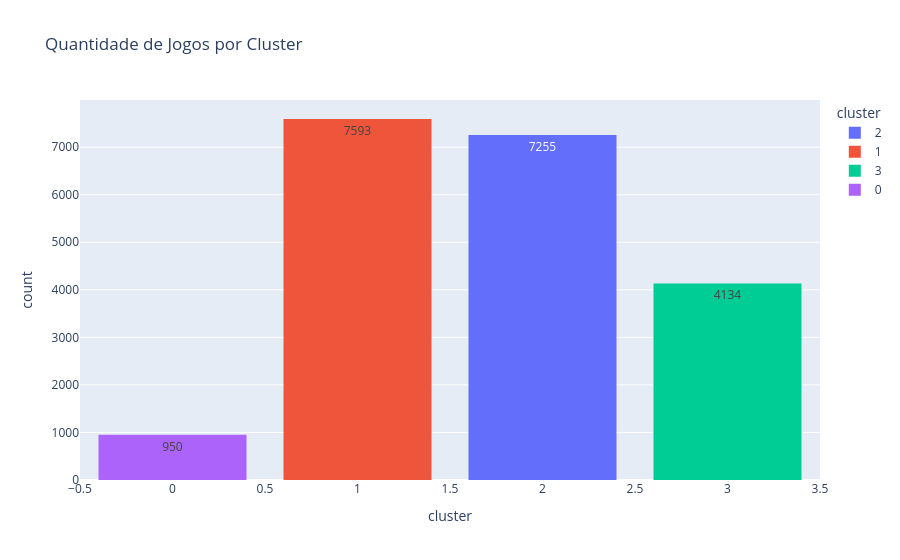

The cell this chart's notebook holds for it:
### Code cell
fig = px.histogram(X_predicted, x='cluster', color='cluster', text_auto=True, title="Quantidade de Jogos por Cluster")
fig.update_layout(bargap=0.2)

### Figure 1 — Plotly figure (JSON) as saved in the notebook; plotly's stock layout.template omitted (floating-point values rounded to 4 significant figures; data arrays with more than 128 entries replaced by an {"elided": "..."} marker saying what was removed)
{"data": [{"bingroup": "x", "hovertemplate": "cluster=%{x}<br>count=%{y}<extra></extra>", "legendgroup": "2", "marker": {"color": "#636efa", "pattern": {"shape": ""}}, "name": "2", "orientation": "v", "showlegend": true, "texttemplate": "%{value}", "type": "histogram", "x": {"elided": "7255 int values"}, "xaxis": "x", "yaxis": "y"}, {"bingroup": "x", "hovertemplate": "cluster=%{x}<br>count=%{y}<extra></extra>", "legendgroup": "1", "marker": {"color": "#EF553B", "pattern": {"shape": ""}}, "name": "1", "orientation": "v", "showlegend": true, "texttemplate": "%{value}", "type": "histogram", "x": {"elided": "7593 int values"}, "xaxis": "x", "yaxis": "y"}, {"bingroup": "x", "hovertemplate": "cluster=%{x}<br>count=%{y}<extra></extra>", "legendgroup": "3", "marker": {"color": "#00cc96", "pattern": {"shape": ""}}, "name": "3", "orientation": "v", "showlegend": true, "texttemplate": "%{value}", "type": "histogram", "x": {"elided": "4134 int values"}, "xaxis": "x", "yaxis": "y"}, {"bingroup": "x", "hovertemplate": "cluster=%{x}<br>count=%{y}<extra></extra>", "legendgroup": "0", "marker": {"color": "#ab63fa", "pattern": {"shape": ""}}, "name": "0", "orientation": "v", "showlegend": true, "texttemplate": "%{value}", "type": "histogram", "x": {"elided": "950 int values"}, "xaxis": "x", "yaxis": "y"}], "layout": {"bargap": 0.2, "barmode": "relative", "legend": {"title": {"text": "cluster"}, "tracegroupgap": 0}, "title": {"text": "Quantidade de Jogos por Cluster"}, "xaxis": {"anchor": "y", "categoryarray": [2, 1, 3, 0], "categoryorder": "array", "domain": [0, 1], "title": {"text": "cluster"}}, "yaxis": {"anchor": "x", "domain": [0, 1], "title": {"text": "count"}}}}
